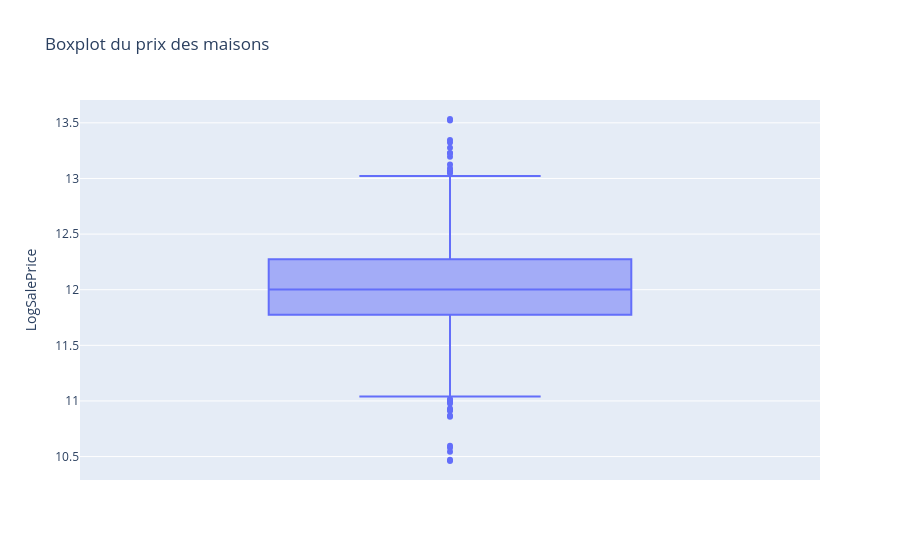

Source (notebook cell):
### Code cell
fig = px.box(
    data_clean.to_pandas(),
    y="LogSalePrice",
    title="Boxplot du prix des maisons"
)

fig.show()

### Figure 1 — Plotly figure (JSON) as saved in the notebook; plotly's stock layout.template omitted (floating-point values rounded to 4 significant figures; data arrays with more than 128 entries replaced by an {"elided": "..."} marker saying what was removed)
{"data": [{"alignmentgroup": "True", "hovertemplate": "LogSalePrice=%{y}<extra></extra>", "legendgroup": "", "marker": {"color": "#636efa"}, "name": "", "notched": false, "offsetgroup": "", "orientation": "v", "showlegend": false, "type": "box", "x0": " ", "xaxis": "x", "y": {"elided": "1460 float values"}, "y0": " ", "yaxis": "y"}], "layout": {"boxmode": "group", "legend": {"tracegroupgap": 0}, "title": {"text": "Boxplot du prix des maisons"}, "xaxis": {"anchor": "y", "domain": [0, 1]}, "yaxis": {"anchor": "x", "domain": [0, 1], "title": {"text": "LogSalePrice"}}}}
